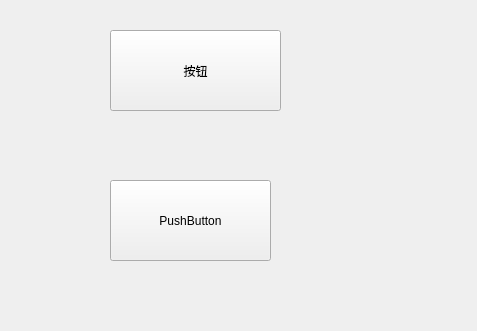
<?xml version="1.0" encoding="UTF-8"?>
<ui version="4.0">
 <class>Widget</class>
 <widget class="QWidget" name="Widget">
  <property name="geometry">
   <rect>
    <x>0</x>
    <y>0</y>
    <width>477</width>
    <height>331</height>
   </rect>
  </property>
  <property name="windowTitle">
   <string>Widget</string>
  </property>
  <widget class="QPushButton" name="pushButton">
   <property name="geometry">
    <rect>
     <x>110</x>
     <y>30</y>
     <width>171</width>
     <height>81</height>
    </rect>
   </property>
   <property name="text">
    <string>按钮</string>
   </property>
  </widget>
  <widget class="QPushButton" name="pushButton_2">
   <property name="geometry">
    <rect>
     <x>110</x>
     <y>180</y>
     <width>161</width>
     <height>81</height>
    </rect>
   </property>
   <property name="text">
    <string>PushButton</string>
   </property>
  </widget>
 </widget>
 <resources/>
 <connections/>
</ui>
